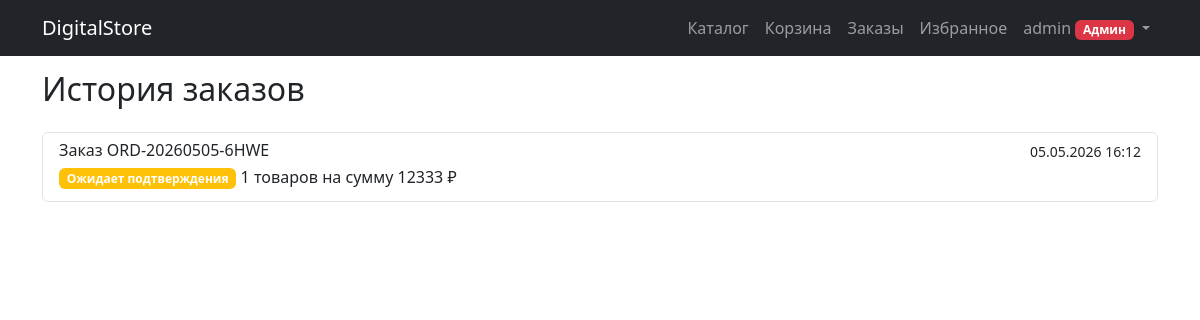
Page /orders/ (signed in) on the committed database.
### users/models.py (models this page shows, shortened)
class Order(models.Model):
    STATUS_CHOICES = [
        ('pending', 'Ожидает подтверждения'),
        ('processing', 'В обработке'),
        ('shipped', 'Отправлен'),
        ('delivered', 'Доставлен'),
        ('cancelled', 'Отменен'),
        ('refunded', 'Возвращен'),
    ]
    PAYMENT_STATUS_CHOICES = [
        ('pending', 'Ожидает оплаты'),
        ('paid', 'Оплачен'),
        ('failed', 'Оплата не удалась'),
        ('refunded', 'Возвращен'),
    ]
    PAYMENT_METHOD_CHOICES = [
        ('card', 'Банковская карта'),
        ('cash', 'Наличные'),
        ('online', 'Онлайн платеж'),
    ]
    DELIVERY_METHOD_CHOICES = [
        ('pickup', 'Самовывоз'),
        ('courier', 'Курьер'),
        ('post', 'Почта'),
        ('digital', 'Электронная доставка'),
    ]
    user = models.ForeignKey(settings.AUTH_USER_MODEL, on_delete=models.SET_NULL, null=True, blank=True, verbose_name='Пользователь')
    order_number = models.CharField(max_length=20, unique=True, editable=False, verbose_name='Номер заказа')
    first_name = models.CharField(max_length=100, verbose_name='Имя')
    last_name = models.CharField(max_length=100, verbose_name='Фамилия')
    email = models.EmailField(verbose_name='Email')
    phone = models.CharField(max_length=20, verbose_name='Телефон')
    delivery_address = models.TextField(blank=True, verbose_name='Адрес доставки')
    delivery_method = models.CharField(max_length=20, choices=DELIVERY_METHOD_CHOICES, default='pickup', verbose_name='Способ доставки')
    payment_method = models.CharField(max_length=20, choices=PAYMENT_METHOD_CHOICES, default='card', verbose_name='Способ оплаты')
    payment_status = models.CharField(max_length=20, choices=PAYMENT_STATUS_CHOICES, default='pending', verbose_name='Статус оплаты')
    status = models.CharField(max_length=20, choices=STATUS_CHOICES, default='pending', verbose_name='Статус заказа')
    subtotal = models.DecimalField(max_digits=10, decimal_places=2, verbose_name='Промежуточная сумма')
    delivery_price = models.DecimalField(max_digits=10, decimal_places=2, default=0, verbose_name='Стоимость доставки')
    discount = models.DecimalField(max_digits=10, decimal_places=2, default=0, verbose_name='Скидка')
    total = models.DecimalField(max_digits=10, decimal_places=2, verbose_name='Итого')
    notes = models.TextField(blank=True, verbose_name='Заметки')
    tracking_number = models.CharField(max_length=100, blank=True, verbose_name='Трекинг номер')
    created_at = models.DateTimeField(auto_now_add=True, verbose_name='Дата создания')
    updated_at = models.DateTimeField(auto_now=True, verbose_name='Дата обновления')
    paid_at = models.DateTimeField(null=True, blank=True, verbose_name='Дата оплаты')
    shipped_at = models.DateTimeField(null=True, blank=True, verbose_name='Дата отправки')
    delivered_at = models.DateTimeField(null=True, blank=True, verbose_name='Дата доставки')
    class Meta:
        verbose_name = 'Заказ'
        verbose_name_plural = 'Заказы'
        ordering = ['-created_at']
    def get_total_items(self):
        return sum(item.quantity for item in self.items.all())

class OrderItem(models.Model):
    order = models.ForeignKey(Order, on_delete=models.CASCADE, related_name='items', verbose_name='Заказ')
    product = models.ForeignKey('products.Product', on_delete=models.SET_NULL, null=True, verbose_name='Товар')
    title = models.CharField(max_length=255, verbose_name='Название')  # Сохраняем название на случай удаления товара
    price = models.DecimalField(max_digits=10, decimal_places=2, verbose_name='Цена')
    quantity = models.PositiveIntegerField(verbose_name='Количество')
    total = models.DecimalField(max_digits=10, decimal_places=2, verbose_name='Сумма')
    class Meta:
        verbose_name = 'Элемент заказа'
        verbose_name_plural = 'Элементы заказа'

### users/views.py (the view)
# urls.py: path('orders/', OrderHistoryView.as_view(), name='order_history'),
class OrderHistoryView(View):
    def get(self, request):
        if not request.user.is_authenticated:
            messages.warning(request, 'Пожалуйста, войдите в систему')
            return redirect('login')
        orders = Order.objects.filter(user=request.user).order_by('-created_at')
        context = {'orders': orders}
        return render(request, 'users/order_history.html', context)

### users/context_processors.py (called while the page is built)
def user_role(request):
    return {
        'is_admin': request.user.is_authenticated and request.user.is_staff,
        'is_superuser': request.user.is_authenticated and request.user.is_superuser,
    }

### templates/users/order_history.html (shortened to what this page needs)
{% extends "base.html" %}
{% block content %}
<h1 class="h2 mb-4">История заказов</h1>
{% if orders %}
<div class="row">
  <div class="col-12">
    <div class="list-group">
      {% for order in orders %}
      <a href="{% url 'order_detail' order.order_number %}" class="list-group-item list-group-item-action">
        <div class="d-flex w-100 justify-content-between">
          <h6 class="mb-1">Заказ {{ order.order_number }}</h6>
          <small>{{ order.created_at|date:"d.m.Y H:i" }}</small>
        </div>
        <p class="mb-1">
          {% if order.status == 'pending' %}
          <span class="badge bg-warning">Ожидает подтверждения</span>
          {% elif order.status == 'processing' %}
          <span class="badge bg-info">В обработке</span>
          {% elif order.status == 'shipped' %}
          <span class="badge bg-primary">Отправлен</span>
          {% elif order.status == 'delivered' %}
          <span class="badge bg-success">Доставлен</span>
          {% elif order.status == 'cancelled' %}
          <span class="badge bg-danger">Отменен</span>
          {% endif %}
          {{ order.get_total_items }} товаров на сумму {{ order.total|floatformat:0 }} ₽
        </p>
      </a>
      {% endfor %}
    </div>
  </div>
</div>
{% endif %}
{% endblock %}

### templates/base.html (shortened to what this page needs)
<!doctype html>
<html lang="ru">
<head>
  <link href="https://cdn.jsdelivr.net/npm/bootstrap@5.3.0/dist/css/bootstrap.min.css" rel="stylesheet">
</head>
<body>
<nav class="navbar navbar-expand-lg navbar-dark bg-dark fixed-top">
  <div class="container">
    <a class="navbar-brand" href="{% url 'product-list' %}">DigitalStore</a>
    <div class="collapse navbar-collapse" id="nav">
      <ul class="navbar-nav ms-auto">
        <li class="nav-item"><a class="nav-link" href="{% url 'product-list' %}">Каталог</a></li>
        <li class="nav-item">
          <a class="nav-link" href="{% url 'cart' %}">
            Корзина
          </a>
        </li>
        {% if user.is_authenticated %}
        <li class="nav-item"><a class="nav-link" href="{% url 'order_history' %}">Заказы</a></li>
        <li class="nav-item"><a class="nav-link" href="{% url 'wishlist' %}">Избранное</a></li>
        <li class="nav-item dropdown">
          <a class="nav-link dropdown-toggle" href="#" id="userDropdown" role="button" data-bs-toggle="dropdown">
            {{ user.username }}
            {% if is_admin %}
            <span class="badge bg-danger">Админ</span>
            {% endif %}
          </a>
        </li>
        {% else %}
        <li class="nav-item"><a class="nav-link" href="/login/">Войти</a></li>
        {% endif %}
      </ul>
    </div>
  </div>
</nav>
<main class="container">
  {% block content %}{% endblock %}
</main>
</body>
</html>

### templates/base.html (style rules this page uses)
body { padding-top: 70px; }

### rows in the picture
Order: order_number "ORD-20260505-6HWE", created_at "05.05.2026 16:12", status "Ожидает подтверждения", get_total_items "1", total "12333"

### other values in the picture
{{ user.username }} "admin"
